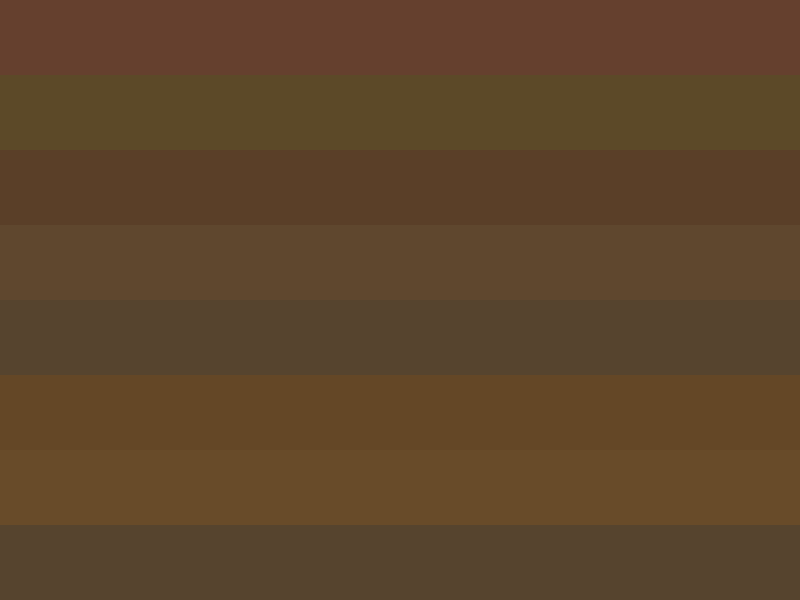
Frame 1 (no input)
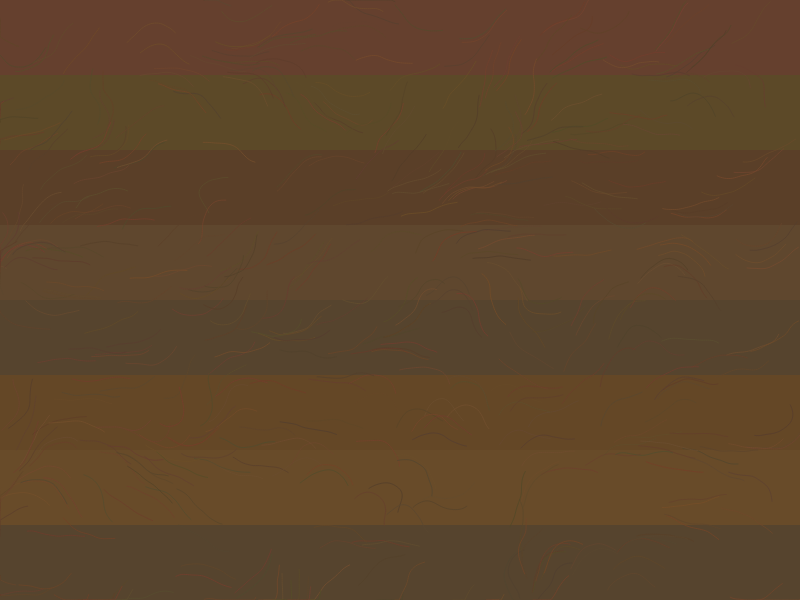
Frame 60 (no input)
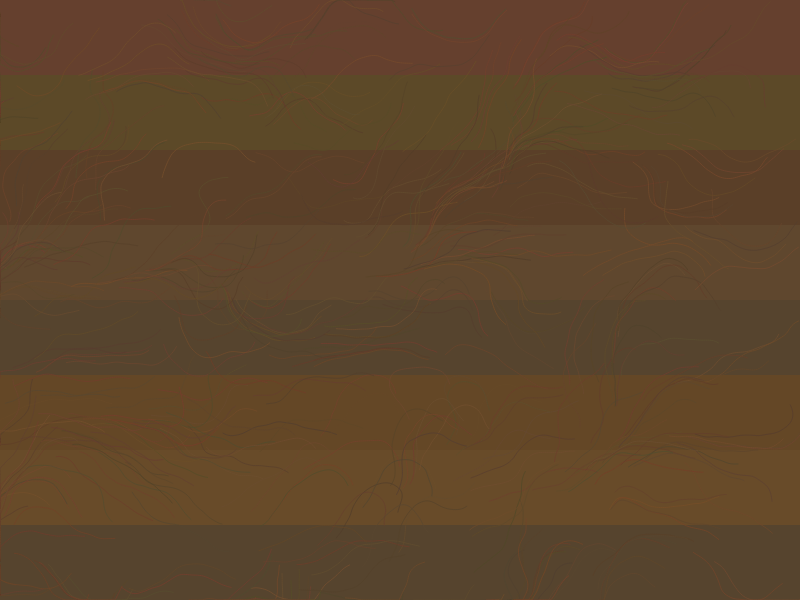
Frame 120 (the mouse pressed at the canvas centre since frame 60)

The p5.js sketch that drew these frames (run headless with seeded random() and noise() and a simulated clock; from frame 60 on, the mouse is pressed at the canvas centre):

// p5.js sketch
// ── sketch.js
let filaments = [];
let strata = [];
let time = 0;

function setup() {
  createCanvas(800, 600);
  
  // Create layered earth strata
  for (let i = 0; i < 8; i++) {
    strata.push({
      y: height * (i / 8),
      height: height / 8,
      color: color(
        100 + random(30),
        70 + random(20),
        40 + random(15),
        200
      )
    });
  }
  
  // Initialize filaments
  for (let i = 0; i < 500; i++) {
    filaments.push({
      x: random(width),
      y: random(height),
      age: 0,
      maxAge: random(200, 500),
      segments: [],
      growthRate: random(0.01, 0.03),
      color: color(
        80 + random(40),
        60 + random(20),
        40 + random(10),
        180
      )
    });
  }
}

function draw() {
  background(30);
  
  // Draw strata
  for (let stratum of strata) {
    fill(stratum.color);
    noStroke();
    rect(0, stratum.y, width, stratum.height);
  }
  
  time += 0.01;
  
  // Update and draw filaments
  for (let filament of filaments) {
    if (filament.age < filament.maxAge) {
      filament.age += filament.growthRate;
      
      // Add new segment
      if (frameCount % 2 === 0) {
        const angle = noise(filament.x * 0.01, filament.y * 0.01, time) * TWO_PI;
        const dx = cos(angle) * 2;
        const dy = sin(angle) * 2;
        
        filament.segments.push({
          x: filament.x,
          y: filament.y,
          size: map(filament.age, 0, filament.maxAge, 1, 3)
        });
        
        filament.x += dx;
        filament.y += dy;
        
        // Keep within canvas
        if (filament.x < 0) filament.x = 0;
        if (filament.x > width) filament.x = width;
        if (filament.y < 0) filament.y = 0;
        if (filament.y > height) filament.y = height;
      }
    }
    
    // Draw filament
    strokeWeight(1);
    stroke(filament.color);
    noFill();
    
    beginShape();
    for (let segment of filament.segments) {
      vertex(segment.x, segment.y);
    }
    endShape();
  }
}
